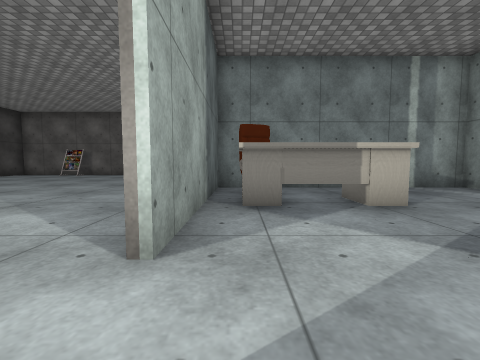
view 1 (above)

19 first-person views from a walk through a scene from a Unity 3-D project. The camera is 0.72 m above the floor, tilts 4° down and sees 90° across. The floor is counted in squares, 1 m on a side. Each view is taken from the middle of a square. On the plan, view 1 faces up. The plan holds only what a view shows up to about 9 squares ahead; the rest is blank. The place goes on beyond the plan. The player is left out. Door leaves are left out, so doorways stand open. Some surface patterns are stand-ins.

view 2
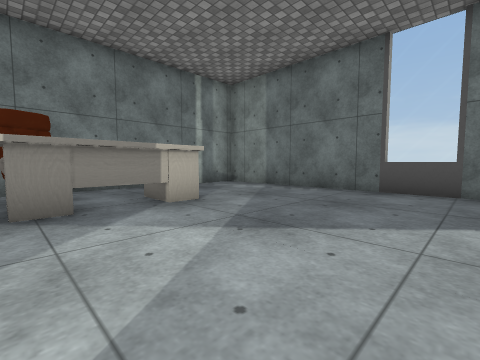

view 3
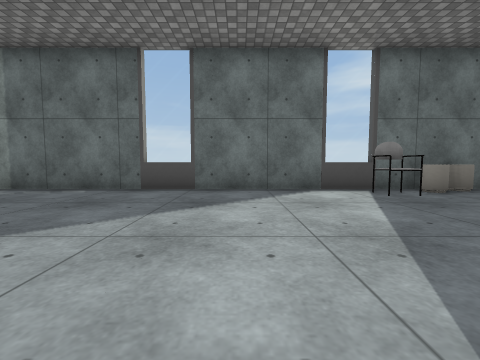

view 4
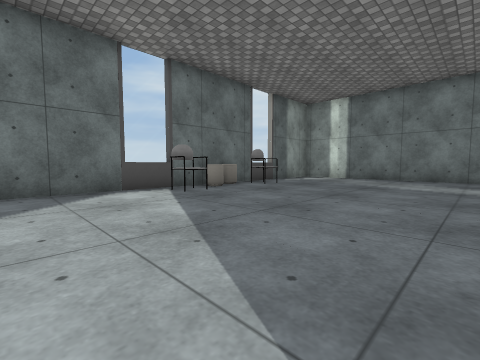

view 5
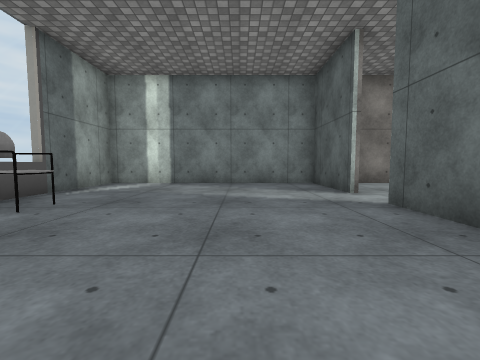

view 6
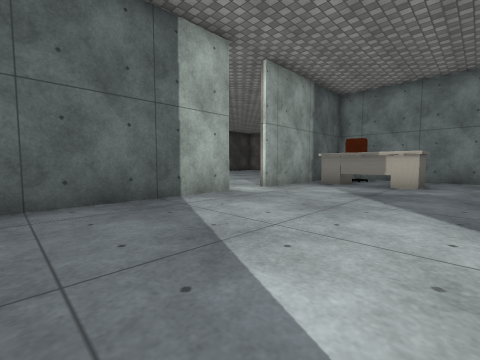

view 7
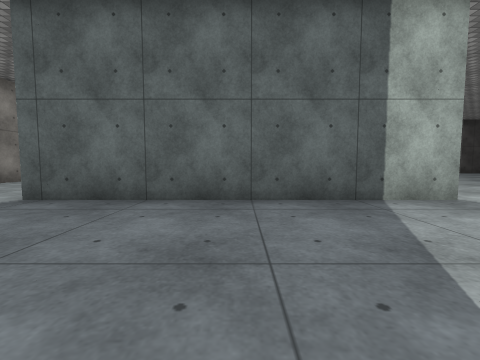

view 8
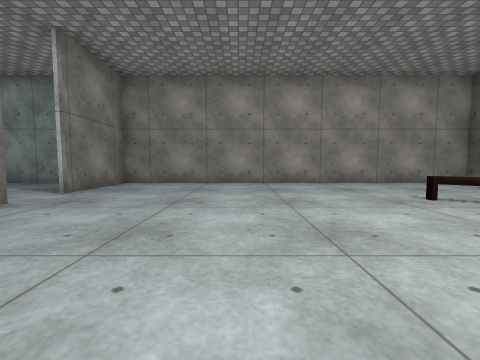

view 9
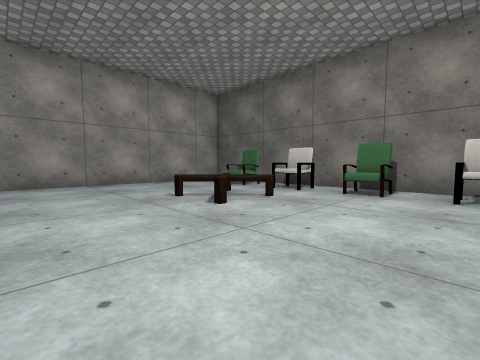

view 10
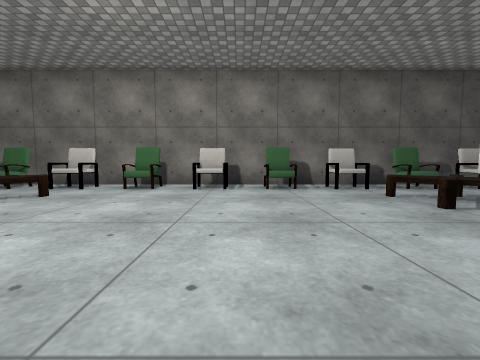

view 11
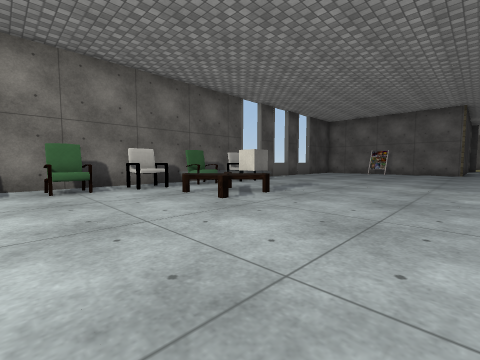

view 12
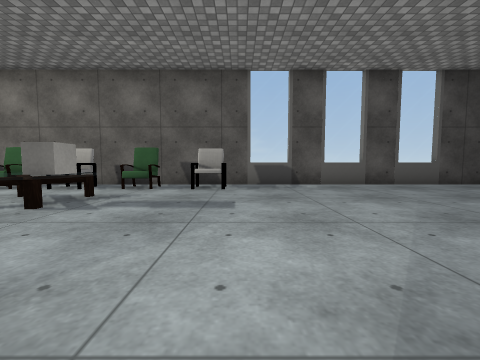

view 13
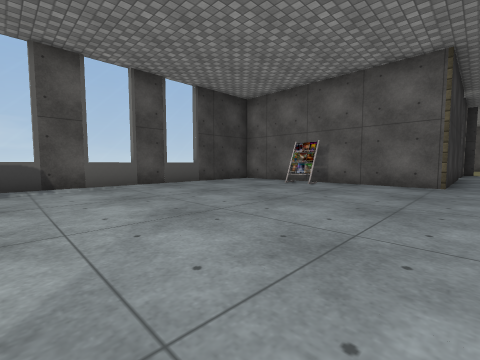

view 14
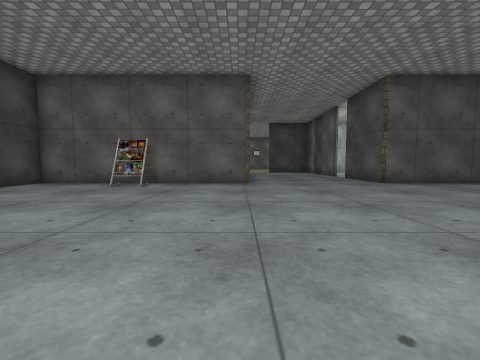

view 15
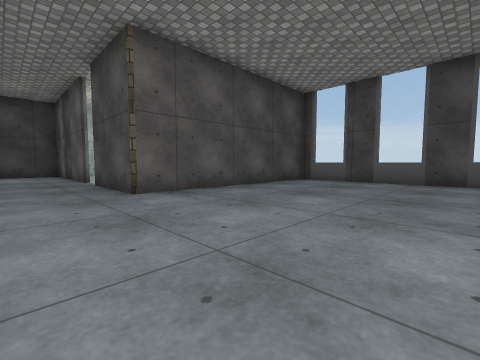

view 16
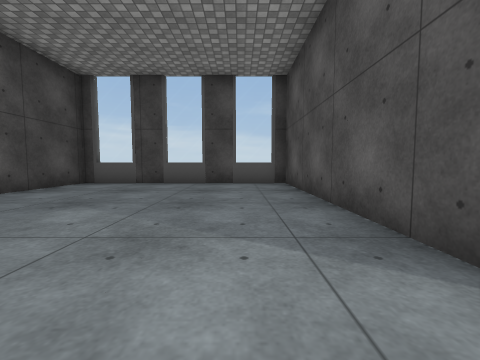

view 17
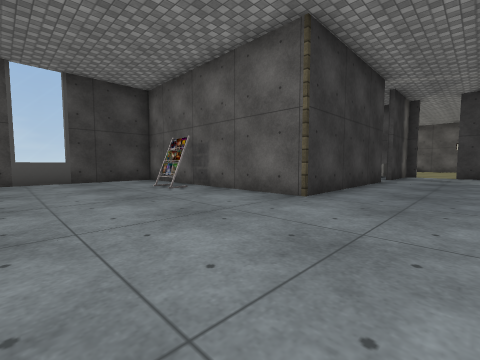

view 18
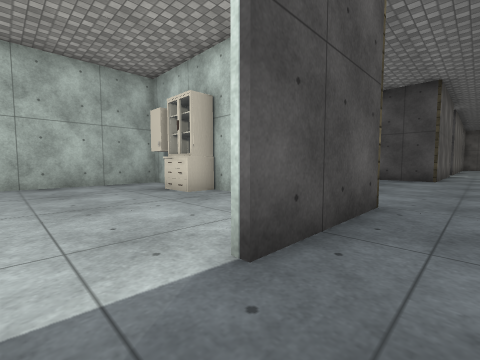

view 19
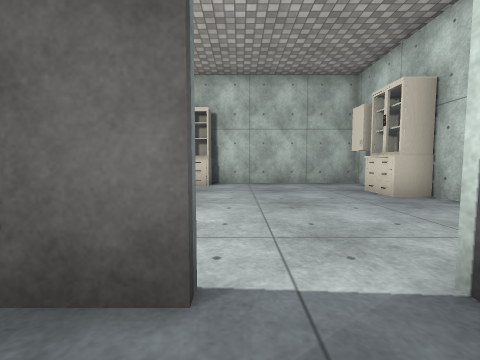

### Floor plan
Points are (right, up) in squares from view 1. A wall is a line through its corners. A room is listed if a view was taken in it or the views show most of it. See-through windows are left out.
Room 1 (views 1, 2, 3, 4, 5, 6, 7)
walls: (-0.6, 0.4) (-0.6, -8.2); (-0.6, -9.8) (-0.6, -12.6); (-0.6, 6.4) (-0.6, 1.8); (-0.9, -12.6) (6.6, -12.6) (6.6, 7.1); (6.8, 7.2) (-0.5, 7.2)
ways out: open door at (-1, -9) to room 2; open door at (-1, 1) to room 2
objects: table (0, 4) to (3, 5); chair (0, 5) to (1, 6); chair (5, -8) to (6, -8); chair (5, -5) to (6, -4); table (6, -7); table (6, -6)
Room 2 (views 8, 9, 10, 11, 12, 13, 14, 15, 16, 17, 18, 19)
walls: (-0.5, 7.3) (6.6, 7.3); (-6.4, 14.6) (-13.1, 14.6) (-13.1, -12.6) (-0.9, -12.6); (6.6, 7.1) (6.6, 15); (-0.9, 15.4) (-0.9, 17.8); (-0.9, 19.1) (-0.9, 20.2); (6.8, 14.6) (-0.6, 14.6); (-5.6, 20.1) (-5.6, 15.4); (-0.9, -12.8) (-0.9, -9.8)
ways out: open door at (-1, -9) to room 1; open door at (-1, 1) to room 1; open door at (-6, 20); open door at (-1, 18.5)
objects: chair (-12, -10); chair (-12, -8); chair (-12, -6); chair (-12, -4); chair (-12, -2); chair (-12, 0); chair (-12, 2); chair (-12, 4); table (-10, -9) to (-9, -7); table (-10, 0) to (-9, 2); rack (-10, 13) to (-9, 13); other object (-9, 1) to (-9, 2); pillar (-6, 15); pillar (-1, 7); pillar (-1, 15); other object (4, 15)

Where each view was taken, in squares from view 1:
view 1: 0 up, 0 right, facing up
view 2: 0 up, 0 right, facing up-right
view 3: 1 down, 0 right, facing right
view 4: 1 down, 0 right, facing down-right
view 5: 4 down, 2 right, facing down
view 6: 4 down, 4 right, facing up-left
view 7: 4 down, 4 right, facing left
view 8: 4 down, 5 left, facing down
view 9: 4 down, 6 left, facing down-left
view 10: 3 down, 5 left, facing left
view 11: 3 down, 5 left, facing up-left
view 12: 5 up, 5 left, facing left
view 13: 6 up, 5 left, facing up-left
view 14: 6 up, 6 left, facing up
view 15: 9 up, 3 left, facing up-right
view 16: 9 up, 2 left, facing right
view 17: 10 up, 3 left, facing up-left
view 18: 19 up, 2 left, facing down-right
view 19: 19 up, 2 left, facing right
